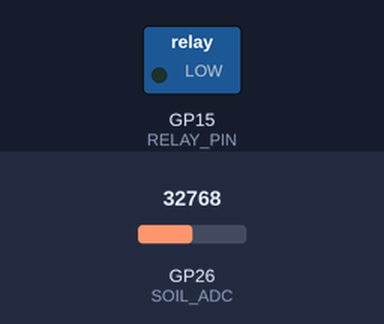
The program below on a simulated Raspberry Pi Pico running MicroPython. On the bench: switched loads named in the program (green lamp = pin HIGH). Inputs (shaded band) come from the test bench; at power-on: GP26 (SOIL_ADC) = 32768 (analog values on the 0–65535 scale).

Above: at 1.2 s.
1.3 s: GP26 (SOIL_ADC) set to 44992
4.0 s: GP26 (SOIL_ADC) set to 46416
At 5.0 s:
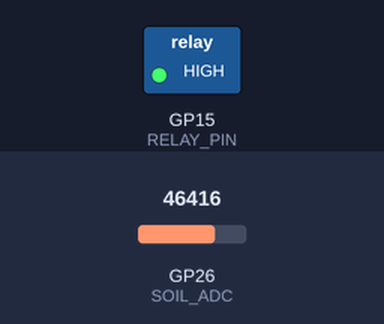
11.2 s: GP26 (SOIL_ADC) set to 57670
Timing chart, 0 to 18.2 s (numbered marks = the images above; inputs shaded):
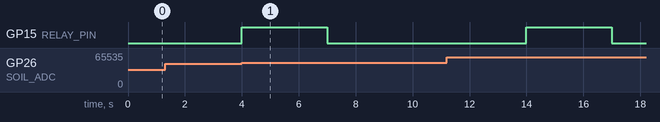

The program:

smart_greenhouse_pico.py
```python
# Raspberry Pi Pico W Smart Greenhouse MicroPython Baseline
# Aero-Fullstack4kid - RasPi Pico RP2040 MicroPython 10 Weeks

from machine import Pin, ADC
import time

SOIL_ADC = ADC(26)
RELAY_PIN = Pin(15, Pin.OUT, value=0)

while True:
    raw = SOIL_ADC.read_u16()
    moisture = int((65535 - raw) * 100 / 65535)

    if moisture < 30:
        RELAY_PIN.value(1) # Pump ON
        time.sleep(3)
        RELAY_PIN.value(0) # Pump OFF
        time.sleep(5)
    else:
        RELAY_PIN.value(0)

    time.sleep(2)
```

Measured:
- the behaviour switches between 45872 and 45888 on GP26 (SOIL_ADC) (found by bisection; images 0 and 1)
- after the input at 1.3 s, every drawn part: stays the same
- after the input at 4.0 s, GP15 (RELAY_PIN): LOW → HIGH at once, → LOW 3.0 s later
